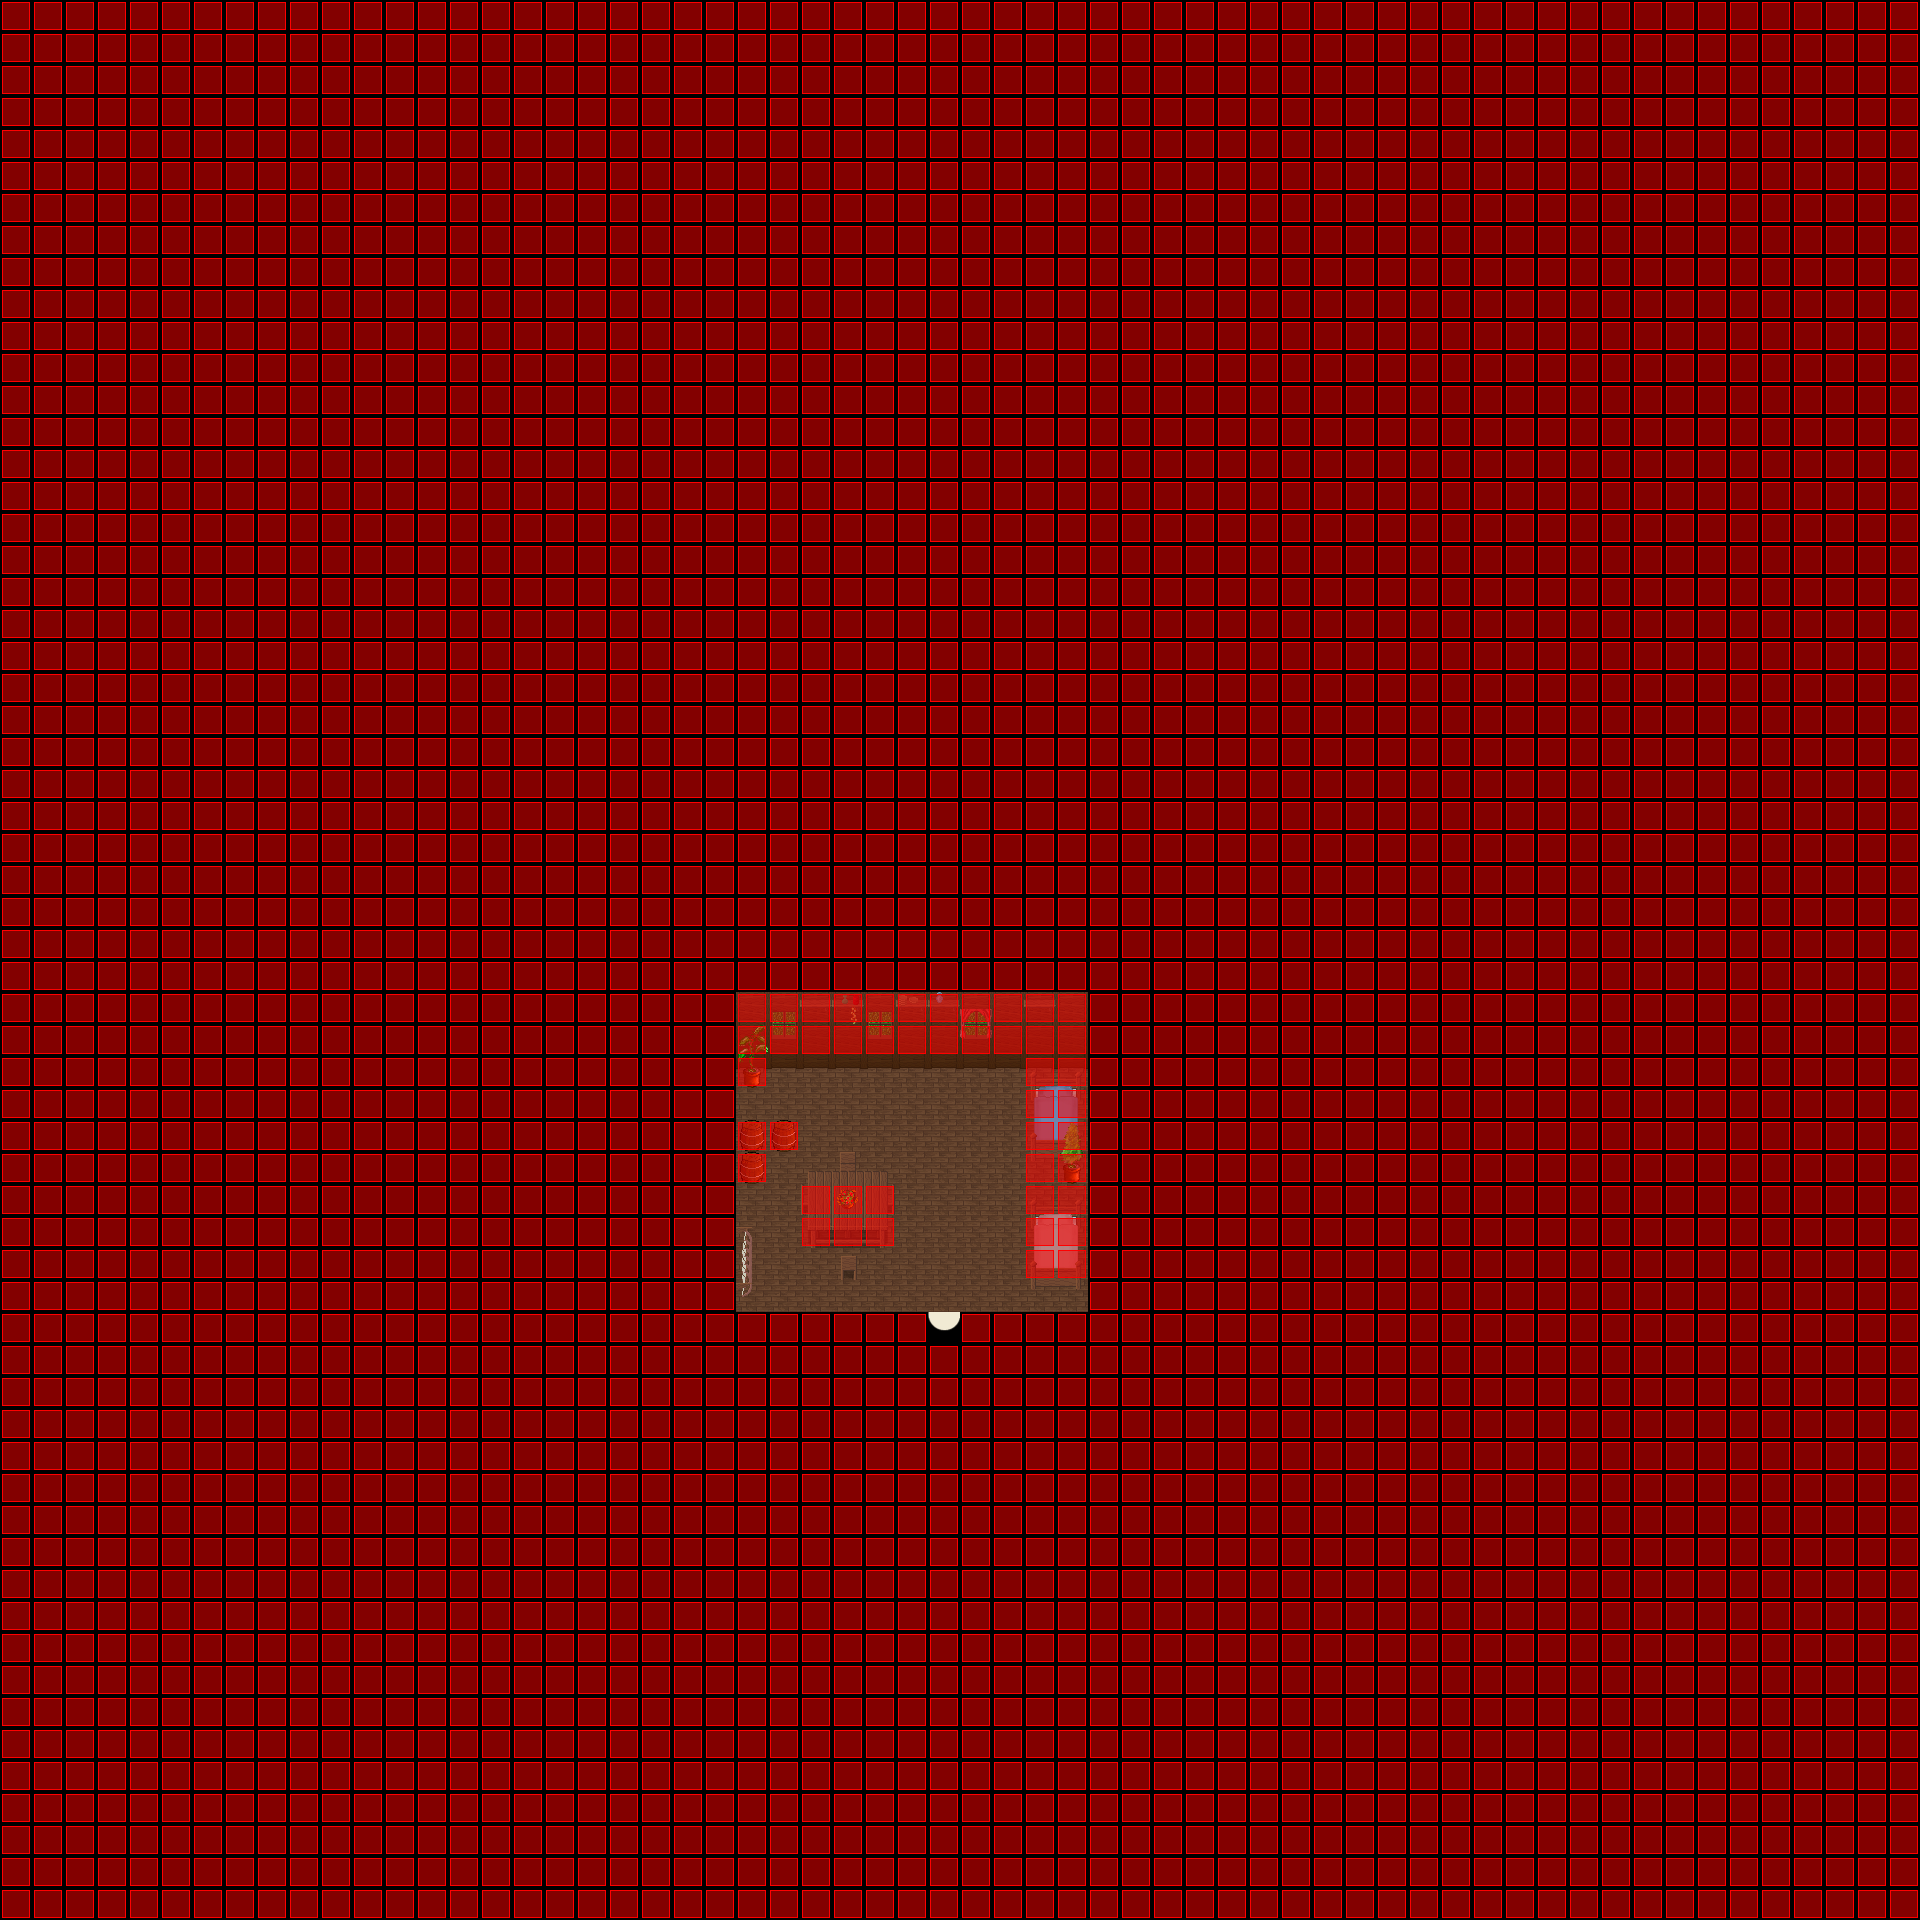

Below is a game level as drawn by its tile map, then a one-line description and the .tmx that defines it (tile-layer data replaced by summaries):
An orthogonal 60x60 tile map with 32x32 px tiles, 7 tile layers (Ground, Ground, Ground, Ground, ...), 6 tilesets and 2 objects (SCRIPT, WARP).

<map version="1.0" orientation="orthogonal" width="60" height="60" tilewidth="32" tileheight="32">
 <properties>
  <property name="music" value="faith.ogg" />
 </properties>
 <tileset firstgid="1" name="indoor3_32_32" tilewidth="32" tileheight="32">
  <image source="../graphics/tiles/indoor3_32_32.png" width="1024" height="1024" />
 </tileset>
 <tileset firstgid="1025" name="indoor2_32_32" tilewidth="32" tileheight="32">
  <image source="../graphics/tiles/indoor2_32_32.png" width="1024" height="1024" />
 </tileset>
 <tileset firstgid="2049" name="collision1_32_32" tilewidth="32" tileheight="32">
  <image source="../graphics/tiles/collision1_32_32.png" width="1024" height="1024" />
 </tileset>
 <tileset firstgid="3073" name="desert1_32_32" tilewidth="32" tileheight="32">
  <image source="../graphics/tiles/desert1_32_32.png" width="1024" height="1024" />
 </tileset>
 <tileset firstgid="4097" name="indoor2_32_64" tilewidth="32" tileheight="64">
  <image source="../graphics/tiles/indoor2_32_64.png" width="1024" height="1024" />
 </tileset>
 <tileset firstgid="4609" name="indoor2_32_96" tilewidth="32" tileheight="96">
  <image source="../graphics/tiles/indoor2_32_96.png" width="1024" height="960" />
 </tileset>
 <layer name="Ground" width="60" height="60">
  <data>[3600 cells, 3600 non-empty, 3 distinct tile ids]</data>
 </layer>
 <layer name="Ground" width="60" height="60">
  <data>[3600 cells, 33 non-empty, 7 distinct tile ids]</data>
 </layer>
 <layer name="Ground" width="60" height="60">
  <data>[3600 cells, 32 non-empty, 29 distinct tile ids]</data>
 </layer>
 <layer name="Ground" width="60" height="60">
  <data>[3600 cells, 1 non-empty, 1 distinct tile ids]</data>
 </layer>
 <layer name="Fringe" width="60" height="60">
  <data>[3600 cells, 2 non-empty, 2 distinct tile ids]</data>
 </layer>
 <layer name="Over" width="60" height="60">
  <data>[3600 cells, 6 non-empty, 6 distinct tile ids]</data>
 </layer>
 <layer name="Collision" width="60" height="60">
  <data>[3600 cells, 3535 non-empty, 1 distinct tile ids]</data>
 </layer>
 <objectgroup name="Object" width="60" height="60">
  <object name="External Map Events" type="SCRIPT" x="0" y="0">
   <properties>
    <property name="FILENAME" value="scripts/maps/iw-lauria-flat04-o00-o00-o00.lua" />
   </properties>
  </object>
  <object name="Warp to ow-p2-p4" type="WARP" x="928" y="1312" width="32" height="32">
   <properties>
    <property name="DEST_MAP" value="ow-p0002-p0004-o0000" />
    <property name="DEST_X" value="4432" />
    <property name="DEST_Y" value="3616" />
   </properties>
  </object>
 </objectgroup>
</map>
